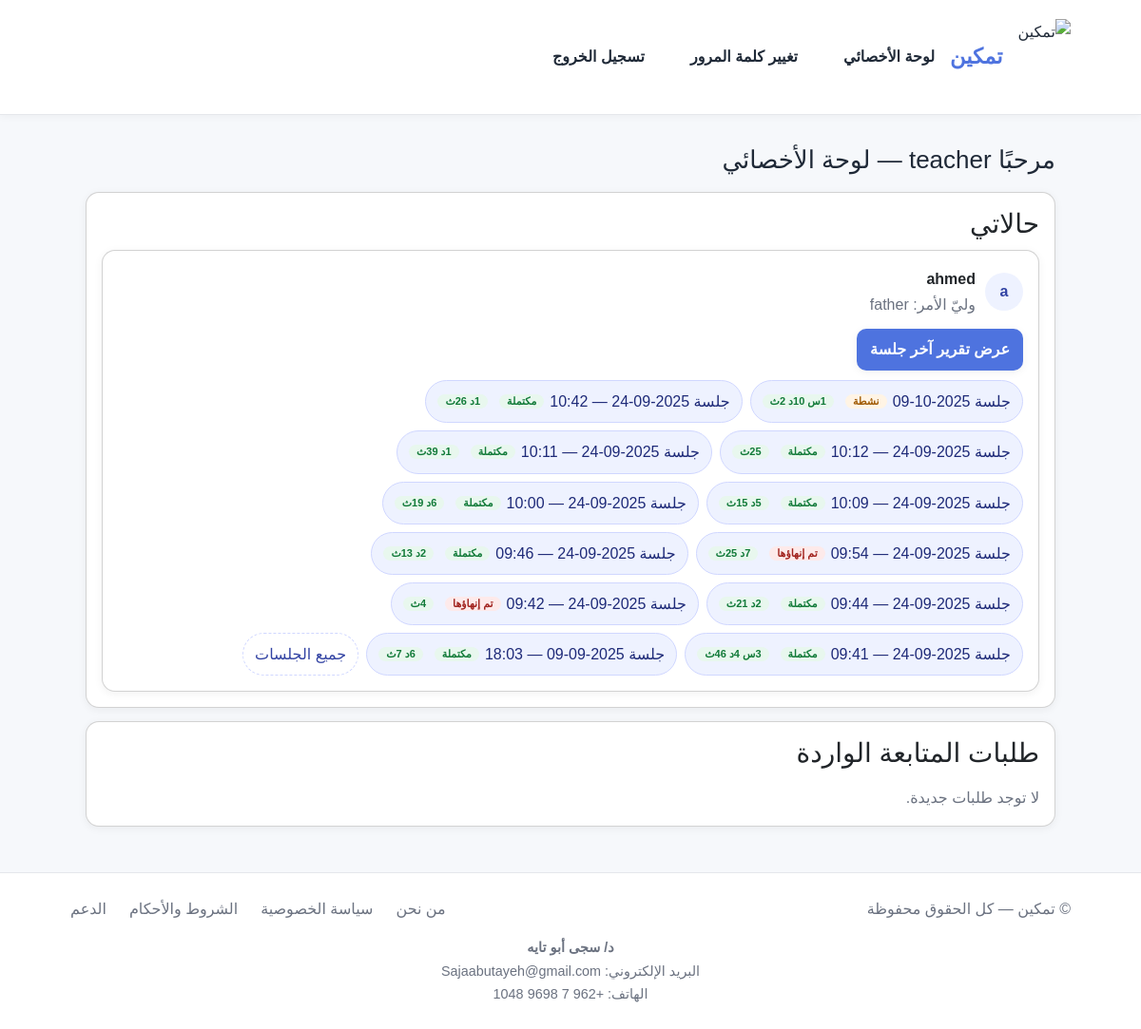
The app's page /specialist/ (signed in) with its own data.
### accounts/models.py (models this page shows, shortened)
class CustomUser(AbstractUser):
    USER_TYPES = (
        ('child', 'طفل'),
        ('parent', 'ولي أمر'),
        ('specialist', 'أخصائي'),
    )
    user_type = models.CharField(max_length=20, choices=USER_TYPES)
    parent = models.ForeignKey(
        "self",
        on_delete=models.SET_NULL,
        null=True, blank=True,
        related_name="children",
        limit_choices_to={'user_type': 'parent'},
        help_text="ولي الأمر لهذا الطفل (اختياري مؤقتًا)"
    )
    specialist = models.ForeignKey(
        "self",
        on_delete=models.SET_NULL,
        null=True, blank=True,
        related_name="patients",
        limit_choices_to={'user_type': 'specialist'},
        help_text="الأخصائي لهذا الطفل (اختياري مؤقتًا)"
    )

### assessments/models.py (models this page shows, shortened)
class AssessmentSession(models.Model):
    STATUS_CHOICES = (
        ("active", "نشطة"),
        ("completed", "مكتملة"),
        ("aborted", "تم إنهاؤها"),
    )
    child = models.ForeignKey(settings.AUTH_USER_MODEL, on_delete=models.CASCADE, related_name="assessment_sessions")
    category = models.ForeignKey(SkillCategory, on_delete=models.SET_NULL, null=True, blank=True)
    status = models.CharField(max_length=20, choices=STATUS_CHOICES, default="active")
    started_at = models.DateTimeField(auto_now_add=True)
    ended_at = models.DateTimeField(null=True, blank=True)
    total_questions = models.PositiveIntegerField(default=0)
    correct_count = models.PositiveIntegerField(default=0)
    wrong_count = models.PositiveIntegerField(default=0)
    state_snapshot = models.JSONField(null=True, blank=True)
    @property
    def duration_timedelta(self):
        start = self.started_at or timezone.now()
        end = self.ended_at or timezone.now()
        return max(end - start, timezone.timedelta(0))
    @property
    def duration_seconds(self) -> int:
        return int(self.duration_timedelta.total_seconds())
    @property
    def duration_human(self) -> str:
        secs = self.duration_seconds
        h, r = divmod(secs, 3600)
        m, s = divmod(r, 60)
        if h: return f"{h}س {m}د {s}ث"
        if m: return f"{m}د {s}ث"
        return f"{s}ث"

### specialist_portal/views.py (the view)
# urls.py: path("", specialist_home, name="specialist_home"),
@login_required
def specialist_home(request):
    if request.user.user_type != "specialist":
        return render(request, "unauthorized.html")
    sessions_qs = (
        AssessmentSession.objects
        .only("id", "status", "started_at", "ended_at")
        .order_by("-started_at", "-id")
    )
    patients = (
        CustomUser.objects
        .filter(specialist=request.user, user_type="child")
        .select_related("parent")
        .prefetch_related(Prefetch("assessment_sessions", queryset=sessions_qs))
    )
    pending = LinkRequest.objects.filter(specialist=request.user, status="pending")
    return render(request, "specialist_portal/home.html", {
        "patients": patients,
        "pending": pending,
    })

### templates/specialist_portal/home.html (shortened to what this page needs)
{% extends "base.html" %}
{% load static %}
{% block content %}
<div class="wrap">
  <header>
    <h1>مرحبًا {{ request.user.username }} — لوحة الأخصائي</h1>
  </header>
  <section class="card">
    <h3 style="margin:0 0 10px">حالاتي</h3>
    {% if patients %}
      <div class="grid">
        {% for c in patients %}
          <div class="card" style="margin:0">
            <div class="child-head">
              <div class="avatar">{{ c.username|slice:":1" }}</div>
              <div>
                <div class="name">{{ c.username }}</div>
                <div class="muted">وليّ الأمر: {{ c.parent.username|default:"غير محدد" }}</div>
              </div>
            </div>
            <div class="actions">
              <a class="btn" href="{% url 'child_skills_overview' c.id %}">عرض تقرير آخر جلسة</a>
            </div>
            {% with sessions=c.assessment_sessions.all %}
              {% if sessions %}
                <div class="chips">
                  {% for s in sessions %}
                    <a class="chip" href="{% url 'child_skills_overview' c.id %}?session_id={{ s.id }}">
                      جلسة {{ s.started_at|date:"Y-m-d" }}{% if s.ended_at %} — {{ s.ended_at|date:"H:i" }}{% endif %}
                      <span class="badge {% if s.status == 'completed' %}badge--completed{% elif s.status == 'active' %}badge--active{% else %}badge--aborted{% endif %}">
                        {{ s.get_status_display }}
                      </span>
                      <span class="badge badge--completed" style="margin-inline-start:6px;">
                        {{ s.duration_human }}
                      </span>
                    </a>
                  {% endfor %}
                  <a class="chip chip--outline" href="{% url 'child_skills_overview' c.id %}?session_id=all">جميع الجلسات</a>
                </div>
              {% else %}
                <div class="empty">لا توجد جلسات بعد.</div>
              {% endif %}
            {% endwith %}
          </div>
        {% endfor %}
      </div>
    {% else %}
      <p class="muted" style="margin:6px 0 0">لا توجد حالات مرتبطة بك حتى الآن.</p>
    {% endif %}
  </section>
  <section class="card">
    <h3 style="margin:0 0 10px">طلبات المتابعة الواردة</h3>
    {% if pending %}
      <ul class="list">
        {% for r in pending %}
          <li class="row">
            <div class="row-main">
              <div class="avatar">{{ r.child.username|slice:":1" }}</div>
              <div>
                <div><strong>{{ r.child.username }}</strong></div>
                <div class="muted">
                  من: {% if r.created_by %}{{ r.created_by.username }}{% else %}النظام{% endif %} —
                  {{ r.created_at|date:"Y-m-d H:i" }}
                </div>
              </div>
            </div>
            <div class="row-actions">
              <a class="btn btn--success" href="{% url 'approve_link' r.pk %}">قبول</a>
              <a class="btn btn--danger" href="{% url 'reject_link' r.pk %}">رفض</a>
            </div>
          </li>
        {% endfor %}
      </ul>
    {% else %}
      <p class="muted" style="margin:6px 0 0">لا توجد طلبات جديدة.</p>
    {% endif %}
  </section>
</div>
{% endblock %}

### templates/base.html (style rules this page uses)
:root { --bg:#f8fafd; --card:#ffffff; --text:#1f2937; --muted:#6b7280; --primary:#4e73df; --primary-600:#2e59d9; --ring:#e5e7eb; --chip:#eef2ff; --chip-border:#d7ddff; --shadow:0 4px 12px rgba(0,0,0,.08); --radius:14px; --radius-sm:10px; --container:1100px; --transition: all 0.2s ease-in-out; }
* { box-sizing:border-box }
html,body { margin:0;background:var(--bg);color:var(--text);font-family:Tahoma,Arial,system-ui;line-height:1.7 }
a { color:inherit;text-decoration:none;transition:var(--transition) }
.btn { display:inline-flex;align-items:center;justify-content:center;gap:8px; padding:12px 20px;font-size:1rem;font-weight:600;min-width:120px; border-radius:var(--radius-sm);border:1px solid transparent; background:var(--primary);color:#fff;cursor:pointer;box-shadow:var(--shadow); transition:var(--transition);text-align:center; }
.card { background:var(--card);border-radius:var(--radius);box-shadow:var(--shadow);padding:24px;transition:var(--transition) }

### templates/specialist_portal/home.html (style rules this page uses)
:root { --bg:#f6f8fb; --text:#1f2937; --muted:#6b7280; --primary:#4e73df; --primary-600:#2e59d9; --chip-bg:#eef2ff; --chip-bd:#d0d7ff; --chip-t:#1e2a78; --ok-bg:#e8f7ee; --ok:#117a38; --warn-bg:#fff4e5; --warn:#a15c07; --bad-bg:#fdeaea; --bad:#a1231e; --card:#fff; --bd:#e5e7eb; --shadow:0 2px 10px rgba(0,0,0,.06); }
* { box-sizing:border-box }
body { font-family:Tahoma,Arial;background:var(--bg);color:var(--text);margin:0 }
.wrap { max-width:1100px;margin:24px auto;padding:0 16px }
header { display:flex;justify-content:space-between;align-items:center;margin-bottom:18px;gap:12px;flex-wrap:wrap }
h1 { margin:0;font-size:26px }
.card { background:var(--card);border-radius:14px;box-shadow:var(--shadow);padding:16px;margin-bottom:14px }
.grid { display:grid;grid-template-columns:repeat(auto-fit,minmax(340px,1fr));gap:14px }
.muted { color:var(--muted) }
.btn { display:inline-flex;align-items:center;gap:6px;background:var(--primary);color:#fff;border:none;border-radius:10px;padding:10px 14px;text-decoration:none;cursor:pointer }
.avatar { width:40px;height:40px;border-radius:50%;background:#eef2ff;color:#3243a3;display:flex;align-items:center;justify-content:center;font-weight:700 }
.child-head { display:flex;align-items:center;gap:10px }
.name { font-weight:800 }
.actions { display:flex;gap:8px;flex-wrap:wrap;margin-top:12px }
.chips { display:flex;gap:8px;flex-wrap:wrap;margin-top:10px }
.chip { display:inline-flex;align-items:center;gap:6px;padding:8px 12px;border-radius:999px;background:var(--chip-bg);color:var(--chip-t);text-decoration:none;border:1px solid var(--chip-bd) }
.chip--outline { background:#fff;border:1px dashed var(--chip-bd);color:#3243a3 }
.badge { font-size:11px;padding:2px 8px;border-radius:999px }
.badge--completed { background:var(--ok-bg);color:var(--ok) }
.badge--active { background:var(--warn-bg);color:var(--warn) }
.badge--aborted { background:var(--bad-bg);color:var(--bad) }

### records on screen
CustomUser: user.username "teacher"
CustomUser: username "a", username "ahmed", parent.username "father"
AssessmentSession: started_at "2025-10-09", status "نشطة", duration_human "1س 10د 2ث"
AssessmentSession: started_at "2025-09-24", ended_at "10:42", status "مكتملة", duration_human "1د 26ث"
AssessmentSession: started_at "2025-09-24", ended_at "10:12", status "مكتملة", duration_human "25ث"
AssessmentSession: started_at "2025-09-24", ended_at "10:11", status "مكتملة", duration_human "1د 39ث"
AssessmentSession: started_at "2025-09-24", ended_at "10:09", status "مكتملة", duration_human "5د 15ث"
AssessmentSession: ended_at "10:00", status "مكتملة", duration_human "6د 19ث"
AssessmentSession: started_at "2025-09-24", ended_at "09:54", status "تم إنهاؤها", duration_human "7د 25ث"
AssessmentSession: started_at "2025-09-24", ended_at "09:46", status "مكتملة", duration_human "2د 13ث"
AssessmentSession: started_at "2025-09-24", ended_at "09:44", status "مكتملة", duration_human "2د 21ث"
AssessmentSession: ended_at "09:42", status "تم إنهاؤها", duration_human "4ث"
AssessmentSession: started_at "2025-09-24", ended_at "09:41", status "مكتملة", duration_human "3س 4د 46ث"
AssessmentSession: started_at "2025-09-09", ended_at "18:03", status "مكتملة", duration_human "6د 7ث"

### other values on screen
{{ SITE_NAME|default:"تمكين" }} "تمكين"
